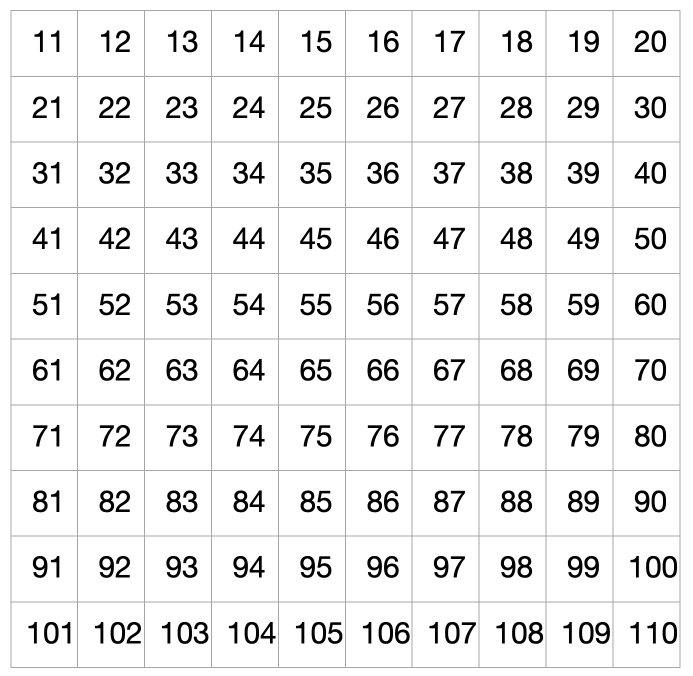
#> input picture Python/data/test.png, 1386 x 1352 px, found by its file name (shown at 1/2 size)
$ jupyter execute data_augmentation.ipynb
#> lines starting #> are read from the running program, lines starting #| are printed output that depends on the picture
[cell 1]
from hashlib import new
import cv2
import numpy as np
from numpy import random as rd, uint8
from matplotlib import pyplot as plt

[cell 2]
im_wid = 512
im_hei = 512
gm = 0.75

[cell 3]
def curved(x):
    return 255*np.power(x/255, 1/gm)

[cell 4]
def image_correct(img, channel):
    newimg = np.zeros(np.shape(img), dtype=uint8)
    for i in range(img.shape[0]):
        for j in range(img.shape[1]):
            newimg[i][j] = img[i][j];
            newimg[i][j][channel] = curved(img[i][j][channel])
    return newimg

[cell 5]
def random(a,b):
    return np.round(a + rd.random()*(b-a), 2)

[cell 6]
def create_scale_kernel(dw,dh):
    tx = -im_wid*((dw-1)/2)
    ty = -im_hei*((dh-1)/2)
    return np.float32([[dw, 0, tx],
                       [0, dh, ty]])

[cell 7]
def create_offset_kernel(dx, dy):
    return np.float32([[1, 0, dx], [0, 1, dy]])

[cell 8]
def horizontal_flip_kernel():
    return np.float32([[-1, 0, im_wid], [0, 1, 0]])

[cell 9]
def vertical_flip_kernel():
    return np.float32([[1, 0, 0], [0, -1, im_hei]])

[cell 10]
def create_rotate_kernel(angle):
    a = angle * 2*np.pi/360
    mx = im_wid/2
    my = im_hei/2
    alp = np.cos(a)
    bet = np.sin(a)
    kernel = np.float32([[alp, bet, (1-alp)*mx - bet*my],
                        [-bet, alp, bet*mx + (1-alp)*my]])
    return kernel

[cell 11]
def lin_trans(source, kernel):
    return cv2.warpAffine(source, kernel, (source.shape[0], source.shape[1]))

[cell 12]
def create_skew_kernel(ay, ax):
    mx = im_wid/2
    my = im_hei/2
    kernel = np.float32([[1, -ax,  ax*mx],
                        [-ay, 1, ay*my]])
    # kernel = np.float32([[1, -ax,  0],
    #                     [-ay, 1, 0]])
    return kernel

[cell 13]
#LINUX
# img = cv2.imread('/home/flint/Documents/thesis2022/Python/data/bean.JPG')
#MacOS
img = cv2.imread('/Users/lochuynhquang/Documents/thesis2022/Python/data/test.png')
#> img is the input picture: shape (1352, 1386, 3); min 0, max 255, mean 237.1
img = cv2.resize(img, (im_wid,im_hei))
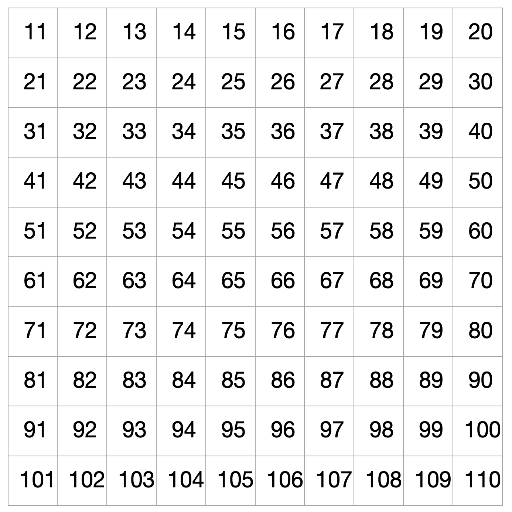
#> img: shape (512, 512, 3); min 0, max 255, mean 237.2
# img = image_correct(img, 1)

[cell 14]
newimg = lin_trans(img,create_skew_kernel(0.25,0.25))
#> in lin_trans, `return cv2.warpAffine(source, kernel, (source.shape[0], source.shape[1..`:
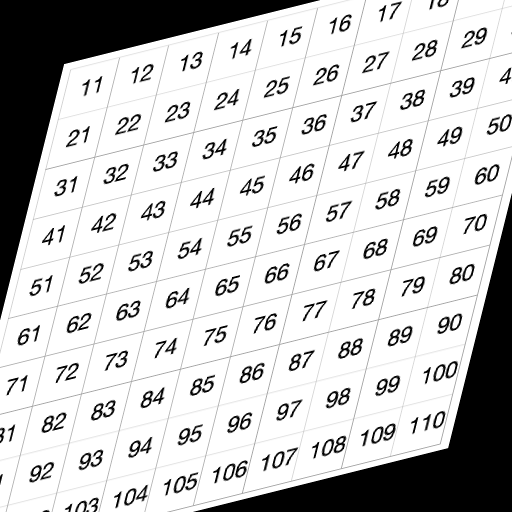
#> returned value: shape (512, 512, 3); min 0, max 255, mean 199.9

[cell 15]
newimg = cv2.cvtColor(newimg,cv2.COLOR_BGR2RGB)
plt.imshow(newimg)
plt.title('corrected')
plt.show()

[cell 16]
x = np.linspace(0,255,256)
y = x;
fx = curved(x)
plt.plot(x,y,x,fx)
plt.xlabel('Input value')
plt.ylabel('Mapped value')
plt.legend(["y = x", "y = f(x)"])
plt.xlim(0,255)
plt.ylim(0,255)
plt.gca().set_aspect('equal', adjustable='box')
# plt.savefig('/Users/lochuynhquang/Documents/thesis2022/Python/data/curve.pdf')
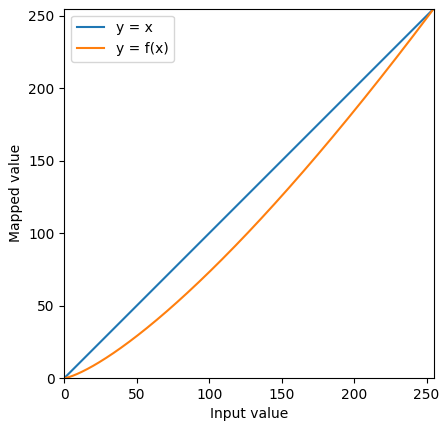
#> figure drawn by matplotlib, 1 panel; curve peaks at x = 255, y = 255; curve peaks at x = 255, y = 255
